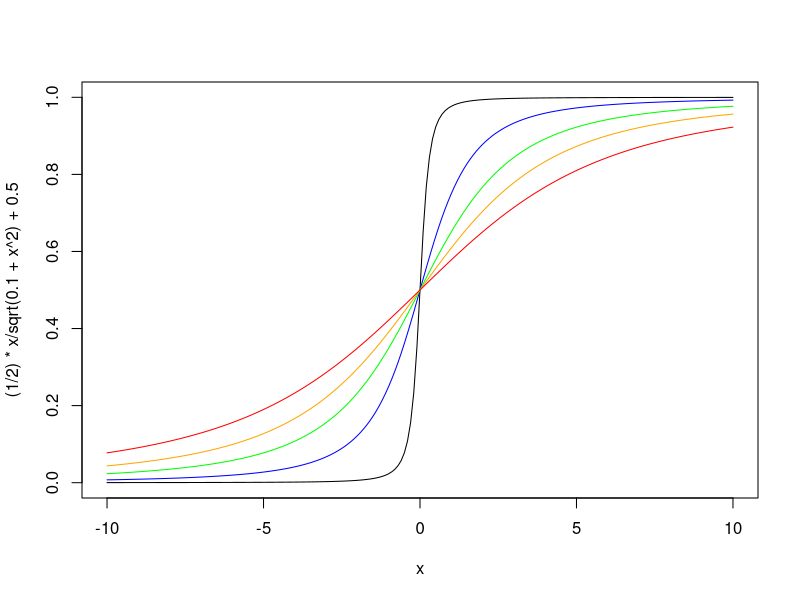

Write R code to recreate this figure.
x = seq(-10,10,by=0.1)
plot(x,(1/2)*x/sqrt(.1+x^2)+0.5,type='l')
points(x,(1/2)*x/sqrt(3+x^2)+0.5,type='l',col='blue')
points(x,(1/2)*x/sqrt(10+x^2)+0.5,type='l',col='green')
points(x,(1/2)*x/sqrt(20+x^2)+0.5,type='l',col='orange')
points(x,(1/2)*x/sqrt(40+x^2)+0.5,type='l',col='red')


x = -5
(1/2)*x/sqrt(1+x^2)+0.5
